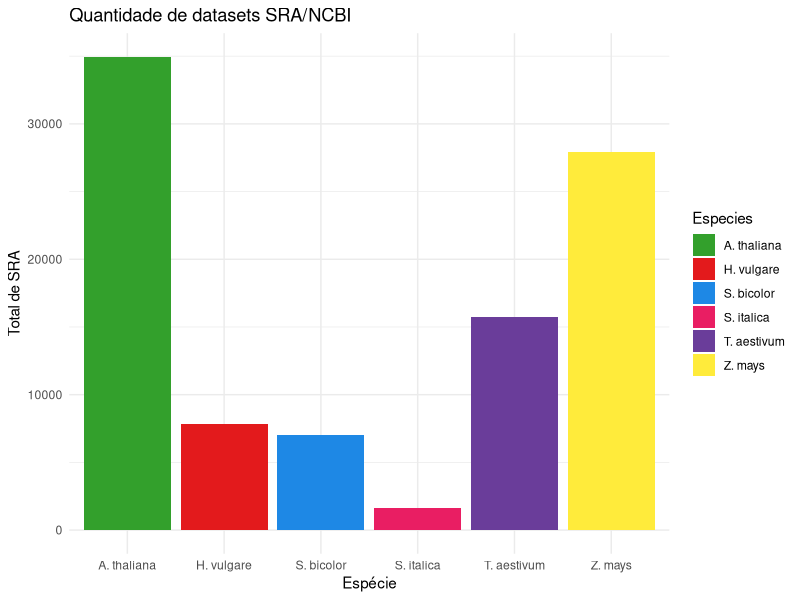
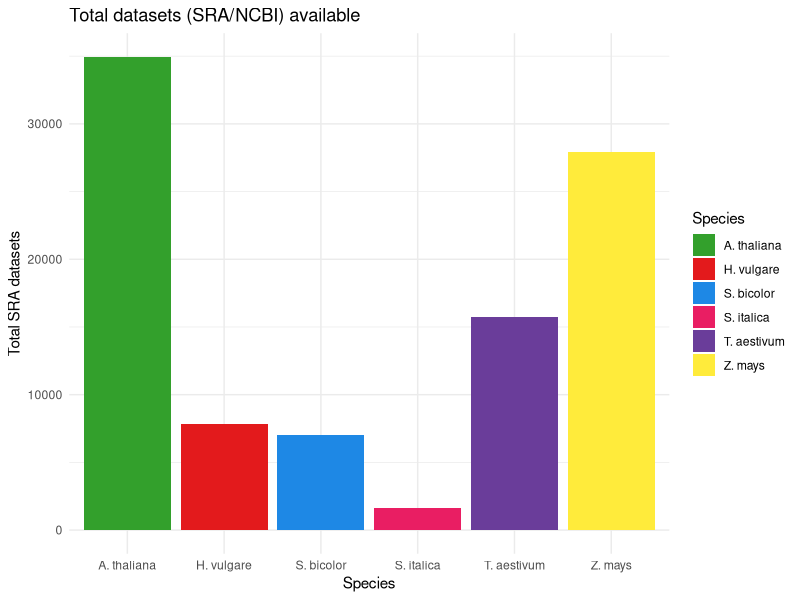

Recreate these plots in R, in order.
# Instalar e carregar os pacotes necessários
# install.packages("ggplot2")
library(ggplot2)

# Criar um dataframe com os valores fornecidos
data <- data.frame(
  Species = c("Z. mays", "S. bicolor", "H. vulgare", "A. thaliana", "T. aestivum", "S. italica"),
  Especies = c("Z. mays", "S. bicolor", "H. vulgare", "A. thaliana", "T. aestivum", "S. italica"),
  Values = c(27924, 6994, 7860, 34946, 15734, 1595)
)

# Definir as cores em formato hex
colors <- c("Z. mays" = "#FFEB3B", "S. bicolor" = "#1E88E5", "H. vulgare" = "#e31a1c",
            "A. thaliana" = "#33a02c", "T. aestivum" = "#6a3d9a", "S. italica" = "#E91E63")

# PORTUGUES 
# Criar o gráfico de barras com cores personalizadas
ggplot(data, aes(x = Especies, y = Values, fill = Especies)) +
  geom_bar(stat = "identity") +
  scale_fill_manual(values = colors) +
  theme_minimal() +
  labs(title = "Quantidade de datasets SRA/NCBI",
       x = "Espécie",
       y = "Total de SRA")

# INGLES 
# Criar o gráfico de barras com cores personalizadas
ggplot(data, aes(x = Species, y = Values, fill = Species)) +
  geom_bar(stat = "identity") +
  scale_fill_manual(values = colors) +
  theme_minimal() +
  labs(title = "Total datasets (SRA/NCBI) available",
       x = "Species",
       y = "Total SRA datasets")
